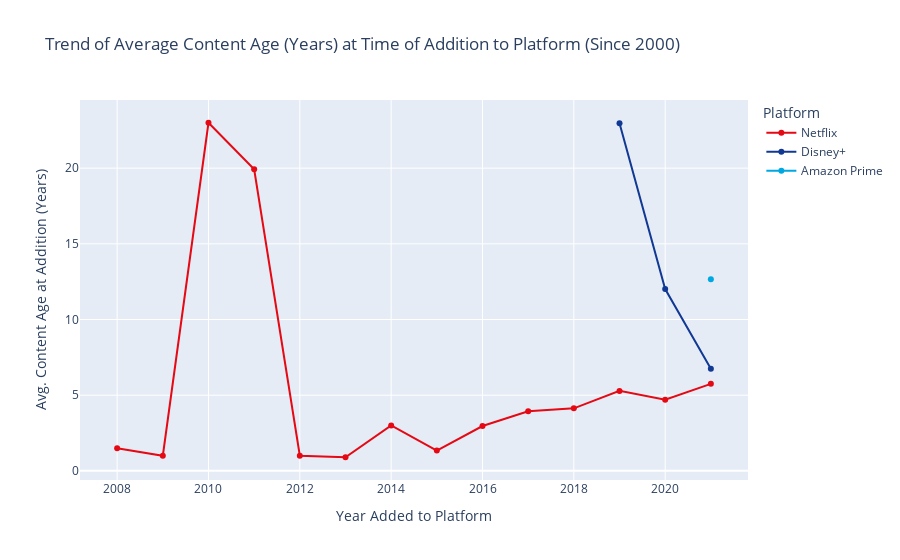

Notebook source saved alongside this figure:
### Markdown cell above
### 📅 Interpretation 3.1: Distribution of Content Release Years

This box plot reveals the **temporal spread** of content on each platform, helping us understand their **content sourcing strategies**:

- 🎬 **Netflix** and **Amazon Prime Video** show a **broad distribution** of release years.
  - Their **median release years** are relatively recent, reflecting a steady inflow of new titles.
  - 📦 Amazon’s wide catalog often includes a substantial number of older titles, slightly pulling its average backward.
  - Netflix maintains a balance, blending **fresh originals** with some third-party classics.

- 🏰 **Disney+** exhibits a **unique dual distribution**:
  - A significant cluster of **older classics** (especially animated features from Disney’s golden era).
  - A growing presence of **recent blockbusters** and **original shows**, often tied to Marvel, Star Wars, and Pixar.
  - This mix makes Disney+ stand out, despite a slightly older median release year.

> 🔍 **Key Insight:**  
Platforms like Netflix and Prime focus on **recent content freshness**, while Disney+ leverages a **nostalgic and modern hybrid strategy**, capitalizing on its rich legacy and high-profile new releases.

### Code cell
# Visualization 3.2: Trend of Average Content Age at Addition
if not df_all.empty and 'platform' in df_all.columns and 'year_added' in df_all.columns and 'content_age_at_addition' in df_all.columns:
    # Filter for valid years and content age (e.g., age >= 0)
    df_age_trend = df_all[(df_all['year_added'].notna()) &
                          (df_all['content_age_at_addition'].notna()) &
                          (df_all['content_age_at_addition'] >= 0) & # Content added on or after release
                          (df_all['year_added'] >= 2000)] # Focus on more recent addition trends

    avg_content_age_trend = df_age_trend.groupby(['year_added', 'platform'])['content_age_at_addition'].mean().reset_index()

    fig_age_add_trend = px.line(avg_content_age_trend,
                                x='year_added',
                                y='content_age_at_addition',
                                color='platform',
                                title='Trend of Average Content Age (Years) at Time of Addition to Platform (Since 2000)',
                                labels={'year_added': 'Year Added to Platform', 'content_age_at_addition': 'Average Age of Content When Added (Years)'},
                                markers=True,
                                color_discrete_map=platform_colors)
    fig_age_add_trend.update_layout(
        xaxis_title='Year Added to Platform',
        yaxis_title='Avg. Content Age at Addition (Years)',
        legend_title='Platform'
    )
    fig_age_add_trend.show()
else:
    print("Skipping Visualization 3.2: Dataframe is empty or required columns ('platform', 'year_added', 'content_age_at_addition') are missing/invalid.")

### Figure 1 — Plotly figure (JSON) as saved in the notebook; plotly's stock layout.template omitted (floating-point values rounded to 4 significant figures)
{"data": [{"hovertemplate": "platform=Netflix<br>Year Added to Platform=%{x}<br>Average Age of Content When Added (Years)=%{y}<extra></extra>", "legendgroup": "Netflix", "line": {"color": "#E50914", "dash": "solid"}, "marker": {"symbol": "circle"}, "mode": "lines+markers", "name": "Netflix", "orientation": "v", "showlegend": true, "type": "scatter", "x": [2008, 2009, 2010, 2011, 2012, 2013, 2014, 2015, 2016, 2017, 2018, 2019, 2020, 2021], "xaxis": "x", "y": [1.5, 1.0, 23.0, 19.92, 1.0, 0.9, 3.0, 1.341, 2.963, 3.94, 4.132, 5.285, 4.707, 5.75], "yaxis": "y"}, {"hovertemplate": "platform=Disney+<br>Year Added to Platform=%{x}<br>Average Age of Content When Added (Years)=%{y}<extra></extra>", "legendgroup": "Disney+", "line": {"color": "#113994", "dash": "solid"}, "marker": {"symbol": "circle"}, "mode": "lines+markers", "name": "Disney+", "orientation": "v", "showlegend": true, "type": "scatter", "x": [2019, 2020, 2021], "xaxis": "x", "y": [22.96, 12.01, 6.752], "yaxis": "y"}, {"hovertemplate": "platform=Amazon Prime<br>Year Added to Platform=%{x}<br>Average Age of Content When Added (Years)=%{y}<extra></extra>", "legendgroup": "Amazon Prime", "line": {"color": "#00A8E1", "dash": "solid"}, "marker": {"symbol": "circle"}, "mode": "lines+markers", "name": "Amazon Prime", "orientation": "v", "showlegend": true, "type": "scatter", "x": [2021], "xaxis": "x", "y": [12.66], "yaxis": "y"}], "layout": {"legend": {"title": {"text": "Platform"}, "tracegroupgap": 0}, "title": {"text": "Trend of Average Content Age (Years) at Time of Addition to Platform (Since 2000)"}, "xaxis": {"anchor": "y", "domain": [0, 1], "title": {"text": "Year Added to Platform"}}, "yaxis": {"anchor": "x", "domain": [0, 1], "title": {"text": "Avg. Content Age at Addition (Years)"}}}}
